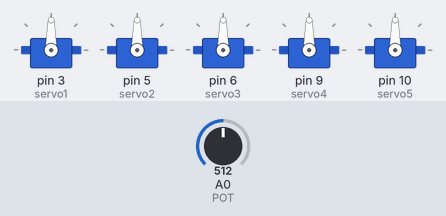
Bench run of a sketch on a simulated Arduino Uno, built with avr-gcc and run on an emulated ATmega328P. Parts: 5 × servo. The test bench sets the inputs (shaded band); at power-on: A0 (POT) = 512. What the sketch prints to the serial monitor is not drawn.

Above: at 1.2 s.
1.3 s: A0 (POT) set to 716
At 2.5 s:
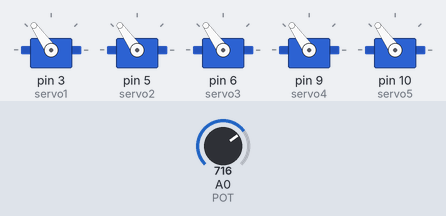
2.8 s: A0 (POT) set to 900
At 4.0 s:
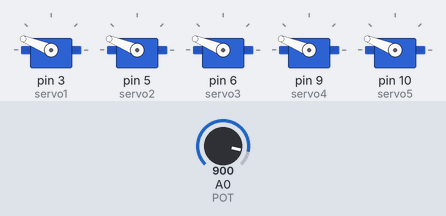
4.3 s: A0 (POT) set to 1023
At 5.5 s:
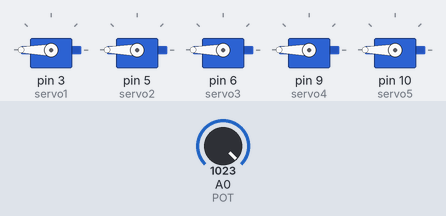
5.8 s: A0 (POT) set to 306
At 6.3 s:
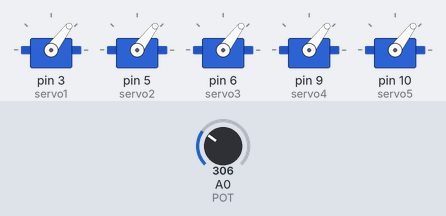
7.3 s: A0 (POT) set to 122
At 7.6 s:
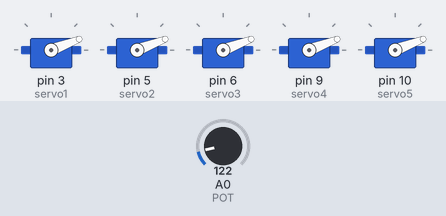
8.8 s: A0 (POT) set to 0
At 10.2 s:
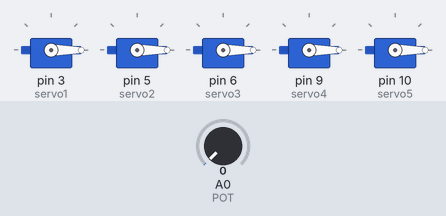
Timing chart, 0 to 11.3 s (numbered marks = the images above; inputs shaded):
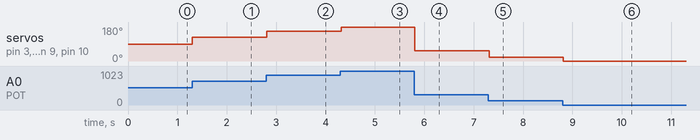

The sketch:

fabulous_jaiks1.ino
```cpp
#include "Servo.h"

Servo servo1;
Servo servo2;
Servo servo3;
Servo servo4;
Servo servo5;
int POT = 0;
//int SERVO = 6;
int valorPot;
int valorMotor = 0;

void setup()
{
  servo1.attach(3);
  servo2.attach(5);
  servo3.attach(6);
  servo4.attach(9);
  servo5.attach(10);
  Serial.begin(9600);
}

void loop()
{
	valorPot = analogRead(POT);
  	valorMotor = map(valorPot,0,1023,0,180);
  	servo1.write (valorMotor);
    servo2.write (valorMotor);
  	servo3.write (valorMotor);
  	servo4.write (valorMotor);
  	servo5.write (valorMotor);

  	Serial.print (valorMotor);
  	delay (20);
}
```

Measured:
- after the input at 1.3 s, servo on pin 3 (servo1), servo on pin 5 (servo2), servo on pin 6 (servo3), servo on pin 9 (servo4), servo on pin 10 (servo5): 90° → 125° at once
- after the input at 2.8 s, servo on pin 3 (servo1), servo on pin 5 (servo2), servo on pin 6 (servo3), servo on pin 9 (servo4), servo on pin 10 (servo5): 125° → 158° at once
- after the input at 4.3 s, servo on pin 3 (servo1), servo on pin 5 (servo2), servo on pin 6 (servo3), servo on pin 9 (servo4), servo on pin 10 (servo5): 158° → 180° at once
- after the input at 5.8 s, servo on pin 3 (servo1), servo on pin 5 (servo2), servo on pin 6 (servo3), servo on pin 9 (servo4), servo on pin 10 (servo5): 180° → 53° at once
- after the input at 7.3 s, servo on pin 3 (servo1), servo on pin 5 (servo2), servo on pin 6 (servo3), servo on pin 9 (servo4), servo on pin 10 (servo5): 53° → 21° at once
- after the input at 8.8 s, servo on pin 3 (servo1), servo on pin 5 (servo2), servo on pin 6 (servo3), servo on pin 9 (servo4), servo on pin 10 (servo5): 21° → 0° at once
